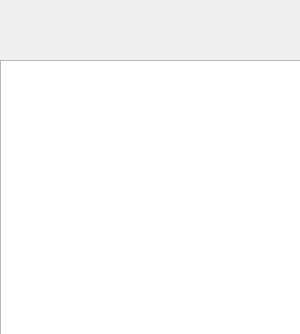
<?xml version="1.0" encoding="UTF-8"?>
<ui version="4.0">
 <class>onlineLock</class>
 <widget class="QDialog" name="onlineLock">
  <property name="geometry">
   <rect>
    <x>0</x>
    <y>0</y>
    <width>300</width>
    <height>334</height>
   </rect>
  </property>
  <property name="windowTitle">
   <string>Dialog</string>
  </property>
  <property name="styleSheet">
   <string notr="true"/>
  </property>
  <widget class="QListWidget" name="listWidget">
   <property name="geometry">
    <rect>
     <x>0</x>
     <y>60</y>
     <width>301</width>
     <height>281</height>
    </rect>
   </property>
   <property name="font">
    <font>
     <pointsize>18</pointsize>
    </font>
   </property>
  </widget>
  <widget class="QLabel" name="label">
   <property name="geometry">
    <rect>
     <x>0</x>
     <y>0</y>
     <width>401</width>
     <height>61</height>
    </rect>
   </property>
   <property name="styleSheet">
    <string notr="true">background-image: url(:/res/g245709798bfb7224f8aacce62e1b1c0c6773ada14d3669956a746d219de9f216544b9c111d9386b6c3a88c097ef0dedf97adeb8dafa8af229a7de0bfc7faddc6d810d4eb20f774e02431eca71dbfe0c9_1280.jpeg);
background-image: url(:/res/g596cb72ec489c07978a4f867286651132190ae495406a35b79822a51bc10eb42db71b540c9028ea472ef6e18dc03964ee50e2833f470790b0c5f4d512fc1631e6e8dc4d849aa3bbd15e711644fd7a0e9_1280.jpeg);</string>
   </property>
   <property name="text">
    <string/>
   </property>
  </widget>
 </widget>
 <resources/>
 <connections/>
</ui>
